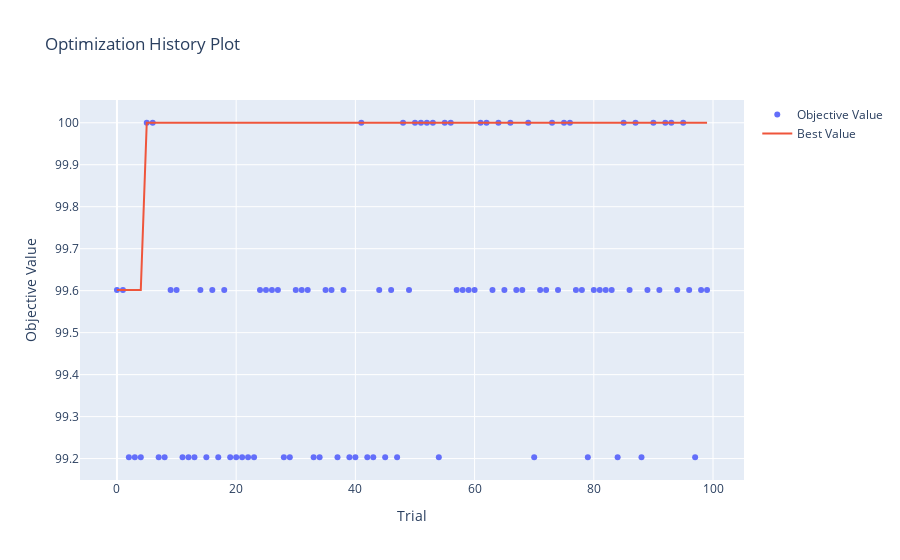

Notebook source saved alongside this figure:
### Code cell
optuna.visualization.plot_optimization_history(loaded_study)
